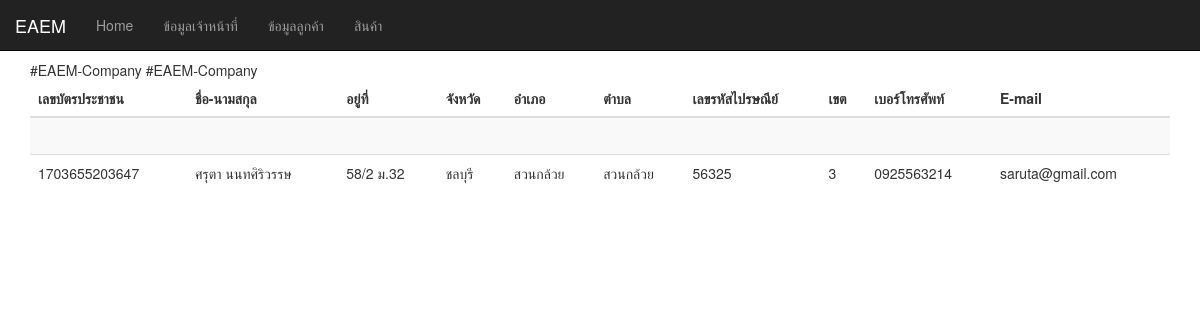
Screenshot of /inserData2.php with the database file from the repository.
### tables this page shows
CREATE TABLE `personal_information` (
  `ID_cardnumber` varchar(50) NOT NULL,
  `name_surname` text NOT NULL,
  `address_person` text NOT NULL,
  `province_person` text NOT NULL,
  `distrct_person` text NOT NULL,
  `parish_person` text NOT NULL,
  `zip_code_person` varchar(20) NOT NULL,
  `county_person` text NOT NULL,
  `phone_number_person` varchar(20) NOT NULL,
  `Email_person` text NOT NULL
);

### inserData2.php (the view, shortened to what this page needs)
<!DOCTYPE html>
<html lang="th">
<head>
  <link rel="stylesheet" href="https://maxcdn.bootstrapcdn.com/bootstrap/3.4.1/css/bootstrap.min.css">
</head>
<body style="height:1500px">
<nav class="navbar navbar-inverse navbar-fixed-top">
  <div class="container-fluid">
    <div class="navbar-header">
      <a class="navbar-brand" href="#">EAEM</a>
    </div>
    <ul class="nav navbar-nav">
    <li><a href="หน้าหลัก.php">Home</a></li>
    <li><a href="ข้อมูลเจ้าหน้าที่.php">ข้อมูลเจ้าหน้าที่</a></li>
    <li ><a href="รวมแผนก.php">ข้อมูลลูกค้า</a></li>
      <li><a href="หน้าสินค้า.php">สินค้า</a></li>
    </ul>
  </div>
  </nav>
 <br>
 <br>
 <br>
  <div class="container">
          <table class="table table-striped">
    <thead>
      <tr>
        <th>เลขบัตรประชาชน</th>
        <th>ชื่อ-นามสกุล</th>
        <th>อยู่ที่</th>
        <th>จังหวัด</th>
        <th>อำเภอ</th>
        <th>ตำบล</th>
        <th>เลขรหัสไปรษณีย์</th>
        <th>เขต</th>
        <th>เบอร์โทรศัพท์</th>
        <th>E-mail</th>
      </tr>
    </thead>
    <tbody>
      <tr>
<td><?php
echo $ID_cardnumber=$_POST["ID_cardnumber"]."<br>";
?>
</td>
<td><?php
echo $name_surname=$_POST["name_surname"]."<br>";
?>
</td>
<td><?php
echo $address_person=$_POST["address_person"]."<br>";
?>
</td>
<td><?php
echo  $province_person=$_POST["province_person"]."<br>";
?>
</td>
<td><?php
echo $distrct_person=$_POST["distrct_person"]."<br>";
?>
</td>
<td><?php
echo $parish_person=$_POST["parish_person"]."<br>";
?>
</td>
<td><?php
echo $zip_cod_persone=$_POST["zip_code_person"]."<br>";
?>
</td>
<td><?php
echo $county_person=$_POST["county_person"]."<br>";
?>
</td>
<td><?php
echo $phone_number_person= $_POST["phone_number_person"]."<br>";
?>
</td>
<td><?php
echo $Email_person=$_POST["Email_person"]."<br>";
?>
</td>
     <?php
    require('dbconnect.php');
     $query="SELECT * FROM personal_information";
     $person=mysqli_query($connect,$query);
    ?>
<?php
    while($rows=mysqli_fetch_assoc($person))
    {
 ?>
    <tr>
        <td><?php echo $rows['ID_cardnumber']; ?></td>
        <td><?php echo $rows['name_surname']; ?></td>
        <td><?php echo $rows['address_person']; ?></td>
        <td><?php echo $rows['province_person']; ?></td>
        <td><?php echo $rows['distrct_person']; ?></td>
        <td><?php echo $rows['parish_person'];?></td>
        <td><?php echo $rows['zip_code_person']; ?></td>
        <td><?php echo $rows['county_person']; ?></td>
        <td><?php echo $rows['phone_number_person']; ?></td>
        <td><?php echo $rows['Email_person']; ?></td>
</tr>
<?php
}
?>
      </tr>
    </tbody>
  </table>
</div>
</body>

### rows the page displays
personal_information: ID_cardnumber "1703655203647", name_surname "ศรุตา นนทศิริวรรษ", address_person "58/2 ม.32", province_person "ชลบุรี", distrct_person "สวนกล้วย", parish_person "สวนกล้วย", zip_code_person "56325", county_person "3", phone_number_person "0925563214", Email_person "saruta@gmail.com"
